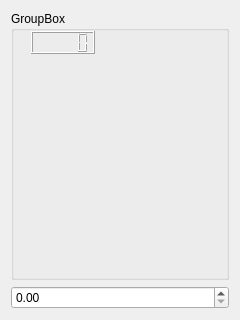
<?xml version="1.0" encoding="UTF-8"?>
<ui version="4.0">
 <class>Form3</class>
 <widget class="QWidget" name="Form3">
  <property name="geometry">
   <rect>
    <x>0</x>
    <y>0</y>
    <width>240</width>
    <height>320</height>
   </rect>
  </property>
  <property name="windowTitle">
   <string>Form</string>
  </property>
  <layout class="QVBoxLayout" name="verticalLayout">
   <item>
    <widget class="QGroupBox" name="groupBox">
     <property name="title">
      <string>GroupBox</string>
     </property>
     <widget class="QLCDNumber" name="lcdNumber">
      <property name="geometry">
       <rect>
        <x>20</x>
        <y>20</y>
        <width>64</width>
        <height>23</height>
       </rect>
      </property>
     </widget>
    </widget>
   </item>
   <item>
    <widget class="QDoubleSpinBox" name="doubleSpinBox"/>
   </item>
  </layout>
 </widget>
 <resources/>
 <connections/>
</ui>
